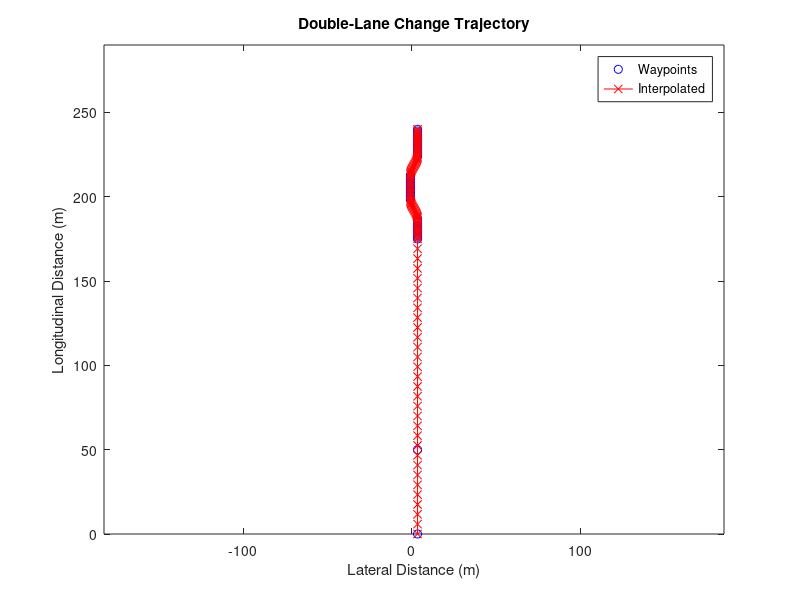
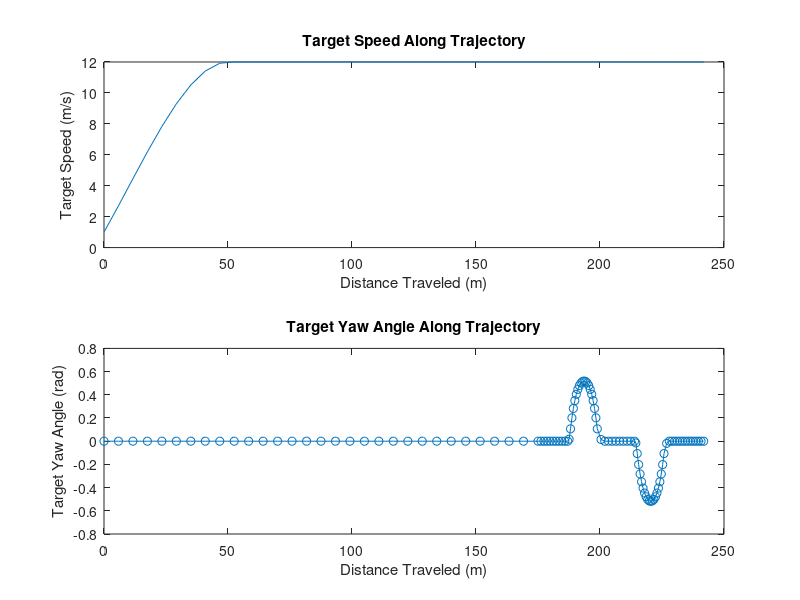

MATLAB code for these plots, in order:
function sm_car_trajectory_double_lane_change
% Function to construct double-lane change maneuver
% Copyright 2018-2020 The MathWorks, Inc.

cd(fileparts(which(mfilename)))
% Parameters for trajectory
maneuver_lateral_offset    = -3.35; % m
cone_set_lat_separation    = 4.2;   % m

% Longitudinal gate locations (m)
gate0       = 0;     % Start 

gate1       = 175;   % Entry 1st set of cones
gate2       = 187;   % Exit  1st set of cones

gate3       = 198;   % Entry 2nd set of cones
gate4       = 213;   % Exit  2nd set of cones

gate5       = 224;   % Entry 3rd set of cones
gate6       = 240;   % Entry 3rd set of cones

gate7       = 290;   % End

v_lc        = 12;     % Speed during lane change (m/s)
x_testv     = 50;    % Distance when target speed is reached (m)

% Assemble waypoints, foundation for interpolation
x_waypoints =  [gate0 x_testv   gate1:1:gate2              gate3:1:gate4              gate5:1:gate6             ];
y_waypoints =  [0     0         zeros(1,gate2-gate1+1)     ones(1,gate4-gate3+1)      zeros(1,gate6-gate5+1)    ]*cone_set_lat_separation+maneuver_lateral_offset;
vx_waypoints = [1     v_lc      v_lc*ones(1,gate2-gate1+1) v_lc*ones(1,gate4-gate3+1) v_lc*ones(1,gate6-gate5+1)];

% Construct query points for interpolation
x_new  = [...
    gate0:(gate1-gate0)/30: (gate1-(gate1-gate0)/30) ...
    gate1:(gate2-gate1)/10: (gate2-(gate2-gate1)/10) ...
    gate2:(gate3-gate2)/20: (gate3-(gate3-gate2)/20) ...
    gate3:(gate4-gate3)/10: (gate4-(gate4-gate3)/10) ...
    gate4:(gate5-gate4)/20: (gate5-(gate5-gate4)/20) ...
    gate5:(gate6-gate5)/15: (gate6-(gate6-gate5)/15) ...
    gate6:(gate7-gate6)/10: (gate7)];

% Interpolate to get lateral distance and speed
y_new  = interp1(x_waypoints, y_waypoints,  x_new, 'pchip');
vx_new = interp1(x_waypoints, vx_waypoints, x_new, 'pchip');

% Plot waypoints and interpolated trajectory
fig_handle_name = 'h1_sm_car_double_lane_change';

handle_var = evalin('base',['who(''' fig_handle_name ''')']);
if(isempty(handle_var))
    evalin('base',[fig_handle_name ' = figure(''Name'', ''' fig_handle_name ''');']);
elseif ~isgraphics(evalin('base',handle_var{:}))
    evalin('base',[fig_handle_name ' = figure(''Name'', ''' fig_handle_name ''');']);
end
figure(evalin('base',fig_handle_name))
clf(evalin('base',fig_handle_name))

plot(-y_waypoints,x_waypoints,'bo');
hold on
plot(-y_new,x_new,'r-x')
hold off
xlabel('Lateral Distance (m)')
ylabel('Longitudinal Distance (m)');
title('Double-Lane Change Trajectory');
legend({'Waypoints','Interpolated'},'Location','Best');
axis equal

% Calculate distance traveled
xTrajectory_new = [0 cumsum(sqrt((diff(x_new)).^2+diff(y_new).^2))];

fig_handle_name = 'h2_sm_car_double_lane_change';

handle_var = evalin('base',['who(''' fig_handle_name ''')']);
if(isempty(handle_var))
    evalin('base',[fig_handle_name ' = figure(''Name'', ''' fig_handle_name ''');']);
elseif ~isgraphics(evalin('base',handle_var{:}))
    evalin('base',[fig_handle_name ' = figure(''Name'', ''' fig_handle_name ''');']);
end
figure(evalin('base',fig_handle_name))
clf(evalin('base',fig_handle_name))
subplot(211)
plot(xTrajectory_new,vx_new)
xlabel('Distance Traveled (m)');
ylabel('Target Speed (m/s)');
title('Target Speed Along Trajectory');

% Calculate target yaw angle (rad)
yaw_interval = 2; % 10
aYaw_new = atan2(...
    y_new(yaw_interval+1:end)-y_new(1:end-yaw_interval),...
    x_new(yaw_interval+1:end)-x_new(1:end-yaw_interval));

%aYaw_new = atan2(...
%    y_new(yaw_interval+1:end)-y_new(1:end-yaw_interval),...
%    x_new(yaw_interval+1:end)-x_new(1:end-yaw_interval));


aYaw_new = [repmat(aYaw_new(1),1,yaw_interval) aYaw_new];

subplot(212)
plot(xTrajectory_new,aYaw_new,'-o')
xlabel('Distance Traveled (m)');
ylabel('Target Yaw Angle (rad)');
title('Target Yaw Angle Along Trajectory');

% Assign parameters for trajectory definition
x.Value = x_new;
x.Units = 'm';
x.Comments = '';

y.Value = y_new;
y.Units = 'm';
y.Comments = '';

z.Value = zeros(size(x_new));
z.Units = 'm';
z.Comments = '';

xTrajectory.Value = xTrajectory_new;
xTrajectory.Units = 'm';
xTrajectory.Comments = 'Distance traveled';

vx.Value = vx_new;
vx.Units = 'm/s';
vx.Comments = 'Vehicle speed along direction of travel';

aYaw.Value = aYaw_new;
aYaw.Units = 'rad';
aYaw.Comments = 'Yaw Angle, non-wrapping';

save Double_Lane_Change_trajectory_default x y z vx aYaw xTrajectory 

